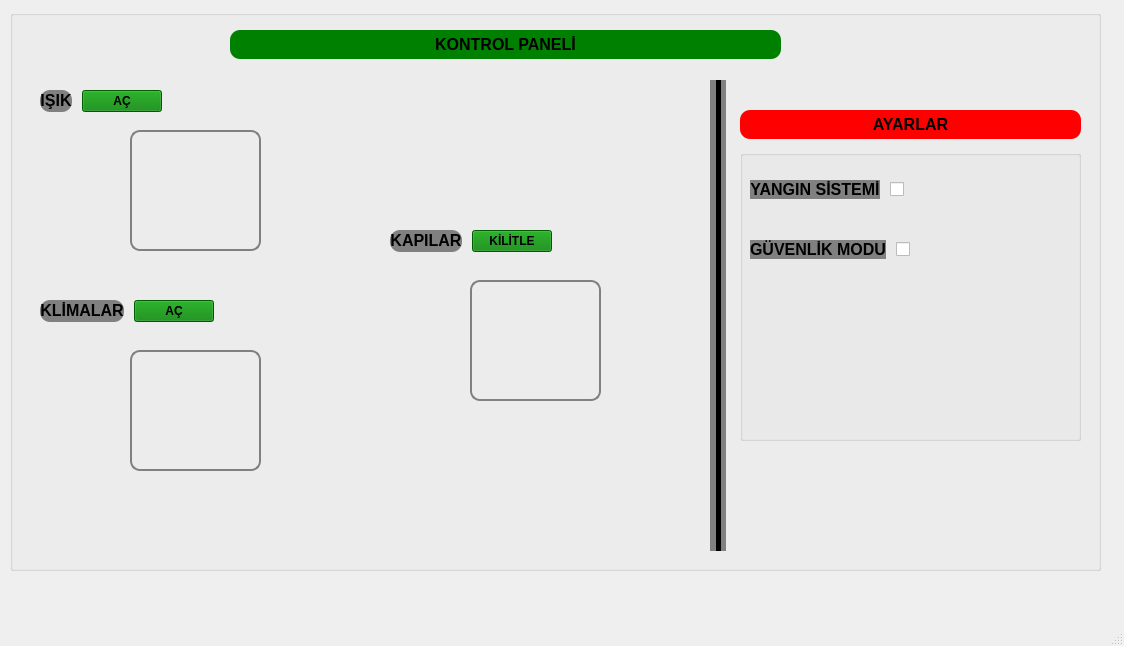
<?xml version="1.0" encoding="UTF-8"?>
<ui version="4.0">
 <class>MainWindow</class>
 <widget class="QMainWindow" name="MainWindow">
  <property name="geometry">
   <rect>
    <x>0</x>
    <y>0</y>
    <width>1124</width>
    <height>646</height>
   </rect>
  </property>
  <property name="windowTitle">
   <string>MainWindow</string>
  </property>
  <widget class="QWidget" name="centralwidget">
   <widget class="QGroupBox" name="groupBox">
    <property name="geometry">
     <rect>
      <x>10</x>
      <y>10</y>
      <width>1091</width>
      <height>561</height>
     </rect>
    </property>
    <property name="title">
     <string/>
    </property>
    <widget class="QLabel" name="label_2">
     <property name="geometry">
      <rect>
       <x>220</x>
       <y>20</y>
       <width>551</width>
       <height>29</height>
      </rect>
     </property>
     <property name="styleSheet">
      <string notr="true">background-color:green;
border-radius:10px;
</string>
     </property>
     <property name="text">
      <string>&lt;html&gt;&lt;head/&gt;&lt;body&gt;&lt;p style = &quot;text-align:center;&quot; &gt;&lt;span style=&quot; font-size:12pt; font-weight:700;&quot;&gt;KONTROL PANELİ&lt;/span&gt;&lt;/p&gt;&lt;/body&gt;&lt;/html&gt;</string>
     </property>
    </widget>
    <widget class="QWidget" name="horizontalLayoutWidget_2">
     <property name="geometry">
      <rect>
       <x>30</x>
       <y>80</y>
       <width>308</width>
       <height>31</height>
      </rect>
     </property>
     <layout class="QHBoxLayout">
      <property name="spacing">
       <number>10</number>
      </property>
      <property name="sizeConstraint">
       <enum>QLayout::SizeConstraint::SetFixedSize</enum>
      </property>
      <item>
       <widget class="QLabel" name="label">
        <property name="styleSheet">
         <string notr="true">background-color:gray;
border-radius:10px;
</string>
        </property>
        <property name="text">
         <string>&lt;html&gt;&lt;head/&gt;&lt;body&gt;&lt;p style = &quot;text-align:center;&quot; &gt;&lt;span style=&quot; font-size:12pt; font-weight:700;&quot;&gt;IŞIK&lt;/span&gt;&lt;/p&gt;&lt;/body&gt;&lt;/html&gt;</string>
        </property>
       </widget>
      </item>
      <item>
       <widget class="QPushButton" name="light_button">
        <property name="styleSheet">
         <string notr="true">background:green; font-weight:700; </string>
        </property>
        <property name="text">
         <string>AÇ</string>
        </property>
        <property name="icon">
         <iconset theme="QIcon::ThemeIcon::MediaPlaybackStart"/>
        </property>
       </widget>
      </item>
     </layout>
    </widget>
    <widget class="QLabel" name="label_3">
     <property name="geometry">
      <rect>
       <x>120</x>
       <y>120</y>
       <width>131</width>
       <height>121</height>
      </rect>
     </property>
     <property name="styleSheet">
      <string notr="true">border-radius:10; border:2px solid gray</string>
     </property>
     <property name="frameShape">
      <enum>QFrame::Shape::NoFrame</enum>
     </property>
     <property name="text">
      <string/>
     </property>
     <property name="textFormat">
      <enum>Qt::TextFormat::RichText</enum>
     </property>
     <property name="pixmap">
      <pixmap>../images/light_off.png</pixmap>
     </property>
     <property name="scaledContents">
      <bool>true</bool>
     </property>
    </widget>
    <widget class="QWidget" name="horizontalLayoutWidget_3">
     <property name="geometry">
      <rect>
       <x>30</x>
       <y>290</y>
       <width>308</width>
       <height>31</height>
      </rect>
     </property>
     <layout class="QHBoxLayout" name="_2">
      <property name="spacing">
       <number>10</number>
      </property>
      <property name="sizeConstraint">
       <enum>QLayout::SizeConstraint::SetFixedSize</enum>
      </property>
      <item>
       <widget class="QLabel" name="label_4">
        <property name="styleSheet">
         <string notr="true">background-color:gray;
border-radius:10px;
</string>
        </property>
        <property name="text">
         <string>&lt;html&gt;&lt;head/&gt;&lt;body&gt;&lt;p style = &quot;text-align:center;&quot; &gt;&lt;span style=&quot; font-size:12pt; font-weight:700;&quot;&gt;KLİMALAR&lt;/span&gt;&lt;/p&gt;&lt;/body&gt;&lt;/html&gt;</string>
        </property>
       </widget>
      </item>
      <item>
       <widget class="QPushButton" name="fan_button">
        <property name="styleSheet">
         <string notr="true">background:green; font-weight:700; </string>
        </property>
        <property name="text">
         <string>AÇ</string>
        </property>
        <property name="icon">
         <iconset theme="QIcon::ThemeIcon::MediaPlaybackStart"/>
        </property>
       </widget>
      </item>
     </layout>
    </widget>
    <widget class="QLabel" name="label_5">
     <property name="geometry">
      <rect>
       <x>120</x>
       <y>340</y>
       <width>131</width>
       <height>121</height>
      </rect>
     </property>
     <property name="styleSheet">
      <string notr="true">border-radius:10; border:2px solid gray</string>
     </property>
     <property name="frameShape">
      <enum>QFrame::Shape::NoFrame</enum>
     </property>
     <property name="text">
      <string/>
     </property>
     <property name="textFormat">
      <enum>Qt::TextFormat::RichText</enum>
     </property>
     <property name="pixmap">
      <pixmap>../images/fan_off.png</pixmap>
     </property>
     <property name="scaledContents">
      <bool>true</bool>
     </property>
    </widget>
    <widget class="QWidget" name="horizontalLayoutWidget_4">
     <property name="geometry">
      <rect>
       <x>380</x>
       <y>220</y>
       <width>308</width>
       <height>31</height>
      </rect>
     </property>
     <layout class="QHBoxLayout" name="_3">
      <property name="spacing">
       <number>10</number>
      </property>
      <property name="sizeConstraint">
       <enum>QLayout::SizeConstraint::SetFixedSize</enum>
      </property>
      <item>
       <widget class="QLabel" name="label_6">
        <property name="styleSheet">
         <string notr="true">background-color:gray;
border-radius:10px;
</string>
        </property>
        <property name="text">
         <string>&lt;html&gt;&lt;head/&gt;&lt;body&gt;&lt;p style = &quot;text-align:center;&quot; &gt;&lt;span style=&quot; font-size:12pt; font-weight:700;&quot;&gt;KAPILAR&lt;/span&gt;&lt;/p&gt;&lt;/body&gt;&lt;/html&gt;</string>
        </property>
       </widget>
      </item>
      <item>
       <widget class="QPushButton" name="door_button">
        <property name="styleSheet">
         <string notr="true">background:green; font-weight:700; </string>
        </property>
        <property name="text">
         <string>KİLİTLE</string>
        </property>
        <property name="icon">
         <iconset theme="QIcon::ThemeIcon::MediaPlaybackStart"/>
        </property>
       </widget>
      </item>
     </layout>
    </widget>
    <widget class="QLabel" name="label_7">
     <property name="geometry">
      <rect>
       <x>460</x>
       <y>270</y>
       <width>131</width>
       <height>121</height>
      </rect>
     </property>
     <property name="styleSheet">
      <string notr="true">border-radius:10; border:2px solid gray</string>
     </property>
     <property name="frameShape">
      <enum>QFrame::Shape::NoFrame</enum>
     </property>
     <property name="text">
      <string/>
     </property>
     <property name="textFormat">
      <enum>Qt::TextFormat::RichText</enum>
     </property>
     <property name="pixmap">
      <pixmap>../images/door_open.png</pixmap>
     </property>
     <property name="scaledContents">
      <bool>true</bool>
     </property>
    </widget>
    <widget class="QLabel" name="label_8">
     <property name="geometry">
      <rect>
       <x>730</x>
       <y>100</y>
       <width>341</width>
       <height>29</height>
      </rect>
     </property>
     <property name="styleSheet">
      <string notr="true">background-color:red;
border-radius:10px;
</string>
     </property>
     <property name="text">
      <string>&lt;html&gt;&lt;head/&gt;&lt;body&gt;&lt;p style = &quot;text-align:center;&quot; &gt;&lt;span style=&quot; font-size:12pt; font-weight:700;&quot;&gt;AYARLAR&lt;/span&gt;&lt;/p&gt;&lt;/body&gt;&lt;/html&gt;</string>
     </property>
    </widget>
    <widget class="Line" name="line">
     <property name="geometry">
      <rect>
       <x>700</x>
       <y>70</y>
       <width>16</width>
       <height>471</height>
      </rect>
     </property>
     <property name="styleSheet">
      <string notr="true">background-color:gray;</string>
     </property>
     <property name="frameShadow">
      <enum>QFrame::Shadow::Plain</enum>
     </property>
     <property name="lineWidth">
      <number>5</number>
     </property>
     <property name="orientation">
      <enum>Qt::Orientation::Vertical</enum>
     </property>
    </widget>
    <widget class="QGroupBox" name="groupBox_2">
     <property name="geometry">
      <rect>
       <x>730</x>
       <y>140</y>
       <width>341</width>
       <height>291</height>
      </rect>
     </property>
     <property name="title">
      <string/>
     </property>
     <widget class="QWidget" name="horizontalLayoutWidget_5">
      <property name="geometry">
       <rect>
        <x>10</x>
        <y>30</y>
        <width>308</width>
        <height>31</height>
       </rect>
      </property>
      <layout class="QHBoxLayout" name="_4">
       <property name="spacing">
        <number>10</number>
       </property>
       <property name="sizeConstraint">
        <enum>QLayout::SizeConstraint::SetFixedSize</enum>
       </property>
       <item>
        <widget class="QLabel" name="label_9">
         <property name="styleSheet">
          <string notr="true">background-color:gray;
border-radius:10px;
</string>
         </property>
         <property name="text">
          <string>&lt;html&gt;&lt;head/&gt;&lt;body&gt;&lt;p style = &quot;text-align:center;&quot; &gt;&lt;span style=&quot; font-size:12pt; font-weight:700;&quot;&gt;YANGIN SİSTEMİ&lt;/span&gt;&lt;/p&gt;&lt;/body&gt;&lt;/html&gt;</string>
         </property>
        </widget>
       </item>
       <item>
        <widget class="QCheckBox" name="firesystem_checkbox">
         <property name="styleSheet">
          <string notr="true"/>
         </property>
         <property name="text">
          <string/>
         </property>
        </widget>
       </item>
      </layout>
     </widget>
     <widget class="QWidget" name="horizontalLayoutWidget_6">
      <property name="geometry">
       <rect>
        <x>10</x>
        <y>90</y>
        <width>308</width>
        <height>31</height>
       </rect>
      </property>
      <layout class="QHBoxLayout" name="_5">
       <property name="spacing">
        <number>10</number>
       </property>
       <property name="sizeConstraint">
        <enum>QLayout::SizeConstraint::SetFixedSize</enum>
       </property>
       <item>
        <widget class="QLabel" name="label_10">
         <property name="styleSheet">
          <string notr="true">background-color:gray;
border-radius:10px;
</string>
         </property>
         <property name="text">
          <string>&lt;html&gt;&lt;head/&gt;&lt;body&gt;&lt;p style = &quot;text-align:center;&quot; &gt;&lt;span style=&quot; font-size:12pt; font-weight:700;&quot;&gt;GÜVENLİK MODU&lt;/span&gt;&lt;/p&gt;&lt;/body&gt;&lt;/html&gt;</string>
         </property>
        </widget>
       </item>
       <item>
        <widget class="QCheckBox" name="securitymode_checkbox">
         <property name="styleSheet">
          <string notr="true"/>
         </property>
         <property name="text">
          <string/>
         </property>
        </widget>
       </item>
      </layout>
     </widget>
    </widget>
   </widget>
  </widget>
  <widget class="QMenuBar" name="menubar">
   <property name="geometry">
    <rect>
     <x>0</x>
     <y>0</y>
     <width>1124</width>
     <height>33</height>
    </rect>
   </property>
  </widget>
  <widget class="QStatusBar" name="statusbar"/>
 </widget>
 <resources/>
 <connections/>
</ui>
